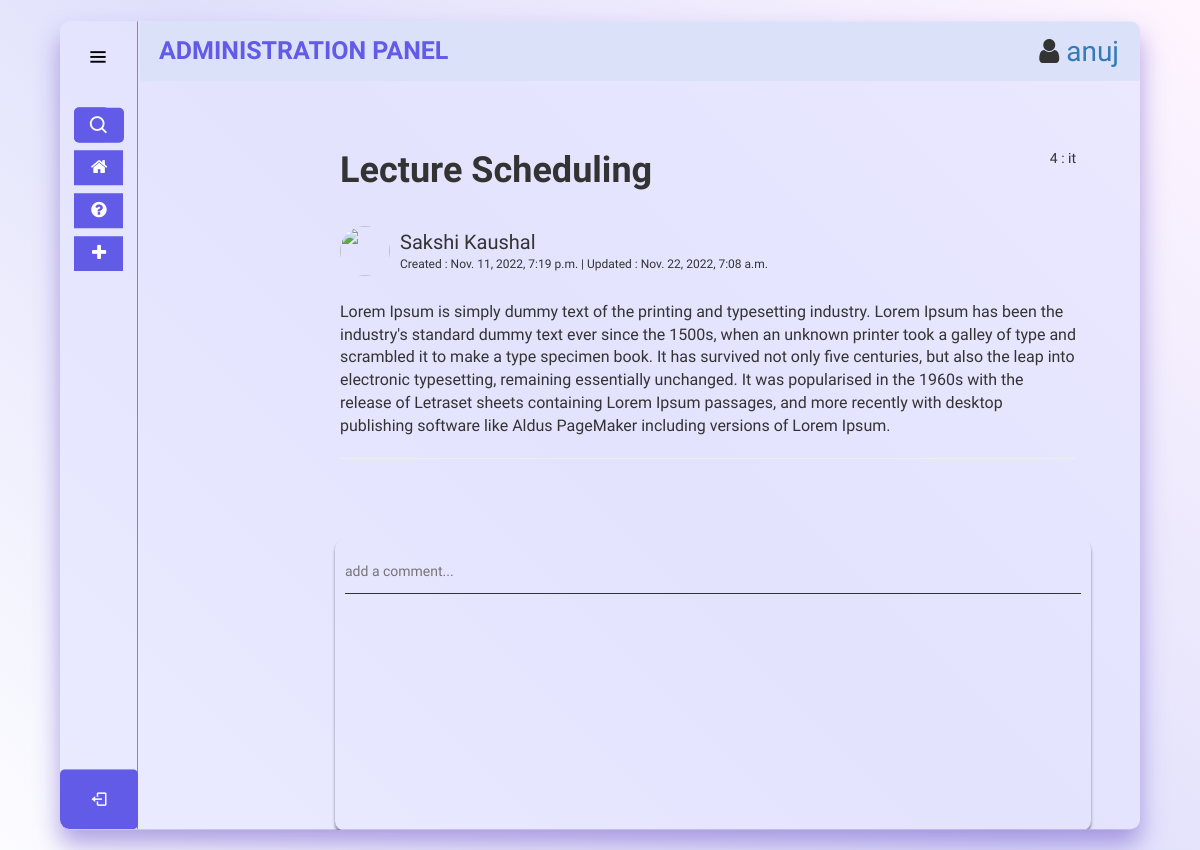
Page /post/24/ (signed in) on the earlier database version.
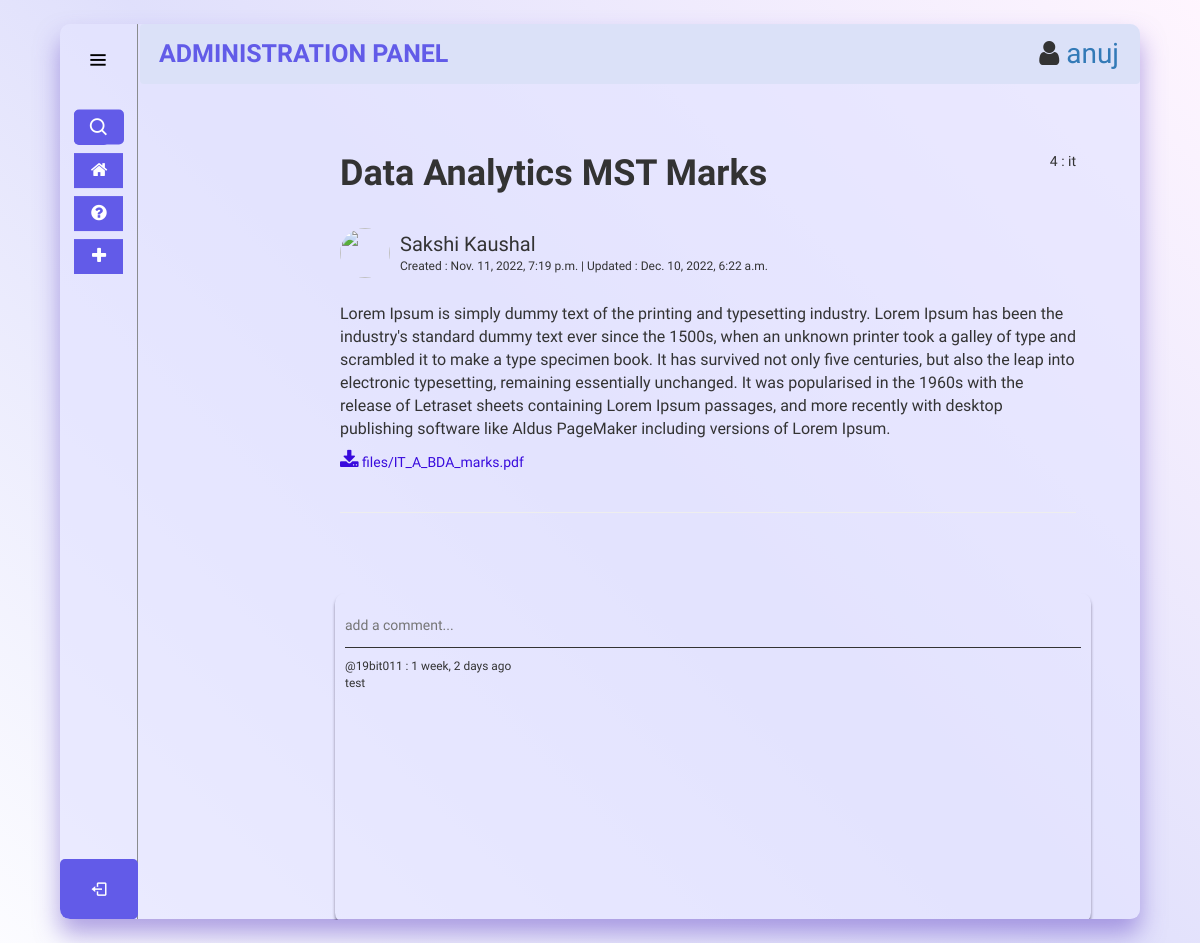
Same page on the later database version.
### home/models.py (models this page shows, shortened)
class Post(models.Model):
    author = models.ForeignKey(User, on_delete=models.CASCADE, null=True)
    title = models.CharField(max_length=200)
    description = models.TextField(null=True, blank=True)
    created = models.DateTimeField(auto_now_add=True)
    branch = models.CharField(max_length=6, choices=BRANCH, default='all')
    year = models.CharField(max_length=6, choices=YEAR, default='all')
    updated = models.DateTimeField(auto_now=True)
    file = models.FileField(null=True, blank=True, upload_to='files/')
    class Meta:
        ordering = ['-updated', '-created']

class Comments(models.Model):
    author = models.ForeignKey(User, on_delete=models.CASCADE, null=True)
    post = models.ForeignKey(Post, on_delete=models.CASCADE)
    body = models.TextField()
    created = models.DateTimeField(auto_now_add=True)
    updated = models.DateTimeField(auto_now=True)
    class Meta:
        ordering = ['-updated', '-created']

### home/views.py (the view, shortened to what this page needs)
# urls.py: path('post/<str:pid>/', views.post, name='post'),
@login_required(login_url='login')
def post(request, pid):
    post = Post.objects.get(id=pid)
    comments = post.comments_set.all()
    context = {'post' : post, 'comments' : comments}
    return render(request, 'home/post.html', context)

### home/templates/home/post.html (shortened to what this page needs)
{% extends 'index.html' %}
{% load static %}
{% block content %}
<head>
    <link rel="stylesheet" href="{% static 'styles/post.css' %}">
</head>
<div class="outer_post">
    <div class="in_post">
        <div class="in_post-title">
            <h2 style="font-size:36px; display: inline;  font-weight: bold;">{{ post.title }}</h2>
            <h2 style="display: inline-flex; font-size: 14px;">{{ post.year }} : {{ post.branch }}</h2>
        </div>
        <div class="logo">
            <img src="https://cdn.icon-icons.com/icons2/1378/PNG/512/avatardefault_92824.png" alt="">
            <div class="inside">
                <h2 style="font-size: 20px;">{{ post.author.first_name }} {{ post.author.last_name }}</h2>
                <div class="time">
                    <h1 style="font-size: 12px;">Created : {{ post.created }} | Updated : {{ post.updated }}</h1>
                </div>
            </div>
        </div>
        <div class="in_post-desc">
            {{ post.description|linebreaks }}
        </div>
        {% if post.file %}
        <a href="{{ post.file.url }}" style="color: rgb(57, 11, 221); font-size: 14px;"><i class="fa fa-download"
                style="font-size: 20px;"></i> {{ post.file.name }}</a> <br><br>
        {% endif %}
        <hr style="color: black">
    </div>
    <div class="comment_box">
        <form method="POST">
            <div class="comment">
                <input type="text" name="body" placeholder="add a comment..." cols="30" rows="5">
            </div>
        </form>
        {% for comment in comments %}
        <div>
            <small>
                @{{ comment.author }} : {{ comment.created|timesince }} ago <br>
                {{ comment.body }}
            </small>
        </div>
        <br>
        {% endfor %}
    </div>
</div>
{% endblock content %}

Differences in the rows shown:
changed Post "it": title "Lecture Scheduling" → "Data Analytics MST Marks"; updated "Nov. 22, 2022, 7:08 a.m." → "Dec. 10, 2022, 6:22 a.m."; file empty → "files/IT_A_BDA_marks.pdf" (drawn); file.name (not shown) → "files/IT_A_BDA_marks.pdf"
added Comments: author "19bit011", created "1 week, 2 days", body "test"
